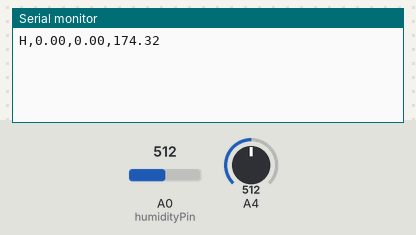
A sketch run on a simulated Arduino Leonardo, built with avr-gcc and run on an emulated ATmega32U4. Shown: the last lines printed to the serial monitor. The test bench sets the inputs (shaded band); at power-on: A0 (humidityPin) = 512, A4 = 512.

Above: at 1.8 s.
1.9 s: A0 (humidityPin) set to 716
At 2.9 s:
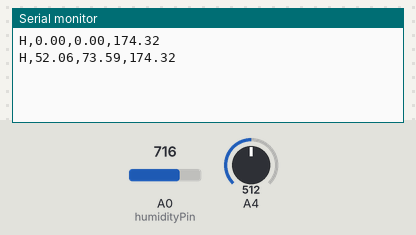
3.4 s: A4 set to 716
At 4.4 s:
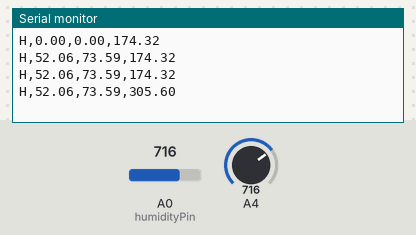
4.9 s: A0 (humidityPin) set to 900
At 5.7 s:
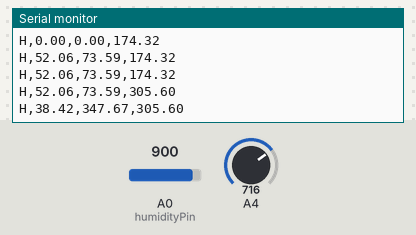
6.4 s: A4 set to 900
At 7.9 s:
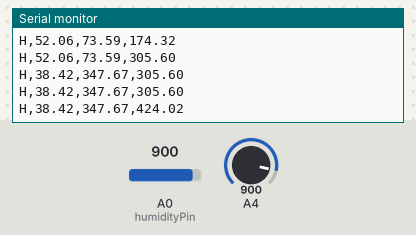
Timing chart, 0 to 8.9 s (numbered marks = the images above; inputs shaded):
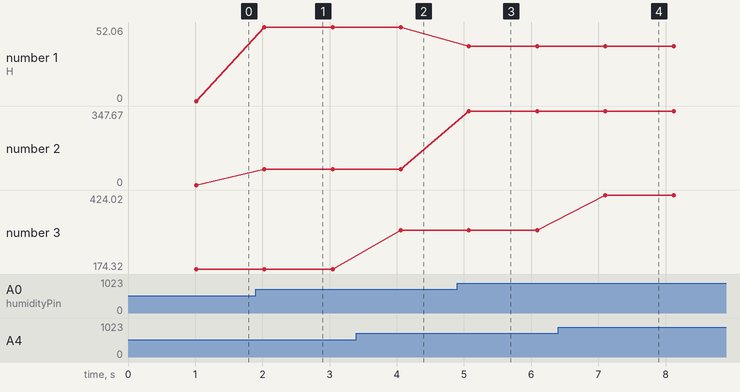

The sketch:

Saaasem_a.ino
```cpp
#include <limits.h>  // For ULONG_MAX

static const int VCCPin = 9;  // Digital, Power pin to drive the 1kHz square wave
static const int humidityPin = 0;  // Analog, Humidity sensor reading pin

static const float Re = 100;  // Reference resistor R1, kOhm, measured
static const float Vref = 5.0;  // Voltage high reference (Vcc high)
static const float Vm = 2.5;  // Voltage middle reference (capacitors are charged to this on average)

// Fitted parameters for Resitance->Humidity conversion of CM-R
// at 25C
static float a = 2.76366367;
static float b = -32.40924966;
static float c = 102.93566686;

// Helper variables
int val = 0;
int count = 0;
unsigned long t;
boolean level = LOW;
unsigned long nowt;
static unsigned long microwait = 500;  // Half length of 1kHz period in microsecond
unsigned long deltat;

void setup() {
  Serial.begin(115200);
  pinMode(VCCPin, OUTPUT);
  t = micros();
}

void loop() {
  float temperature, humidity, resistance;

  // Get the elapsed time
  nowt = micros();
  if (nowt >= t) {
    deltat = nowt - t;
  }
  else {
    // Taking care of micros overflow that should happen every 70 minutes or so
    deltat = ULONG_MAX - t + nowt;
  }

  // If half a period is elapsed, switch the output level of VCC to get the square wave
  if (deltat > microwait) {
    digitalWrite(VCCPin, level);
    if (level == HIGH) {
      // After every this many switching, do a weather reading
      // count set empirically to approx. 1 times every second (Leonardo)
      if (count == 935) {

        // Read resistor value
        resistance = GetResistance();

        digitalWrite(VCCPin, LOW);
        delay(50);
        temperature = GetTemperature(1);
        digitalWrite(VCCPin, HIGH);

        // Do the conversion from resistance->humidity
        humidity = GetHumidity(resistance);

        // Send data over the serial connection
        Serial.print("H,");  // Device identifier message header
        Serial.print(humidity);
        Serial.print(",");
        Serial.print(resistance);
        Serial.print(",");
        Serial.print(temperature);
        Serial.println();
        count = 0;  // restart counter
      } else {
        count++;  // count up till have to measure values again
      }
    }
    level = !level;  // switch the levels
    t = nowt;
  }
}

// Output resistance in kOhm
float GetResistance(void) {
  float resistance, voltage;
  int val;

  val = analogRead(humidityPin);
  voltage = val * 5.0 / 1024;

  if (voltage < Vm) {
    resistance = -1;
  }
  else if (voltage > Vref) {
    resistance = -2;
  }
  else {
    // if in range, calculate resistance value
    resistance = Re / ((Vref-Vm)/(voltage-Vm) - 1);
  }
  // Empirical adjustment for the 1/s repetition rate
  // because of the decay of capacitors during measurement
  resistance = resistance / 0.9;
  return (resistance);
}

// Convert resistance value into humidity value using the polinomial parameters
float GetHumidity(float resistance) {
  float humidity;

  if (resistance <= 0) {
     // this means there was some error in the resistance measurement
     if (resistance == -1) {
       humidity = 0.0;
     } else if (resistance == -2) {
       humidity = 100.0;
     } else {
        humidity = 0.0;
     }
  }
  else {
    // positive resistance reading
    float reslog = log10(resistance);
    humidity = a * reslog*reslog + b * reslog + c;

    // set limits correctly
    if (humidity > 100.0) {
      humidity = 100.0;
    }
    else if (humidity < 0.0) {
      humidity = 0.0;
    }

  }
  return (humidity);
}

float GetTemperature(unsigned int port) {
         float temp              = 82;
         ADCSRA = 0x00;
         ADCSRA = (1<<ADEN)|(1<<ADPS2)|(1<<ADPS1)|(1<<ADPS0);
         ADMUX = 0x00;
         ADMUX = (1<<REFS0);
         ADMUX |= port;

         for (int i=0;i<=64;i++)
         {
                 ADCSRA|=(1<<ADSC);
                 while (ADCSRA & (1<<ADSC));
                 temp += (ADCL + ADCH*256);
         }

         temp /= 101;
         temp -= 156;
       return (temp);
 }
```

Measured:
- after the input at 1.9 s, the serial monitor: prints a new line after 0.13 s (image 1)
- after the input at 3.4 s, the serial monitor: prints a new line after 0.66 s (image 2)
- after the input at 4.9 s, the serial monitor: prints a new line after 0.17 s (image 3)
- after the input at 6.4 s, the serial monitor: prints a new line after 0.70 s (image 4)
- plotted number 1: 0 → 52.06 after the input at 1.9 s, 52.06 → 38.42 after the input at 4.9 s
- plotted number 2: 0 → 73.59 after the input at 1.9 s, 73.59 → 347.67 after the input at 4.9 s
- plotted number 3: 174.32 → 305.6 after the input at 3.4 s, 305.6 → 424.02 after the input at 6.4 s
